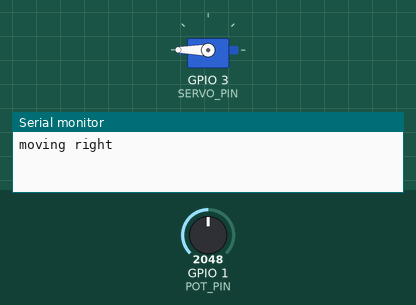
Recording of a sketch running on a simulated ESP32-S3. On the bench: servo, the last lines printed to the serial monitor. The test bench sets the inputs (shaded band); at power-on: GPIO 1 (POT_PIN) = 2048 (analog values on the 0–4095 scale).

Above: at 7.2 s.
7.3 s: GPIO 1 (POT_PIN) set to 0
At 10.13 s:
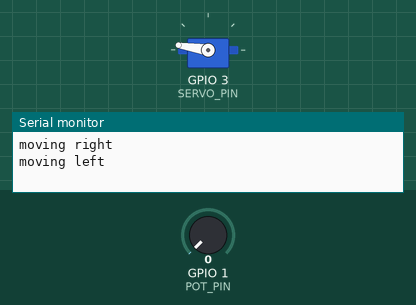
10.3 s: GPIO 1 (POT_PIN) set to 2047
At 10.73 s:
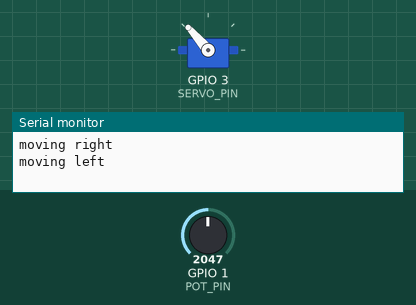
Timing chart, 0 to 16.9 s (numbered marks = the images above; inputs shaded):
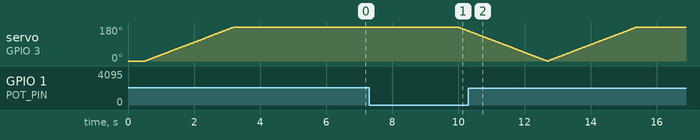

The sketch:

servo_potentiometer.ino
```cpp
#include <ESP32Servo.h>

const int POT_PIN = D0;
const int SERVO_PIN = D2;

int currentPos = 0;
int potValue = 0;
Servo servo;

void setup() {
  Serial.begin(115200);
  analogReadResolution(12);
  servo.setPeriodHertz(50);              // standard servo frequency
  servo.attach(SERVO_PIN, 500, 2400);   // pulse range in microseconds
  servo.write(currentPos);
  delay(500);
}

void loop() {
  potValue = analogRead(POT_PIN);
  moveServo(potValue);
}

void moveServo(int potValue){
  int targetPos = map(potValue, 0, 1023, 0, 179);

  if (targetPos > currentPos){
  Serial.println("moving right");
    for (int pos = currentPos; pos <= targetPos; pos += 1) { // goes from 0 degrees to 180 degrees
    // in steps of 1 degree
      servo.write(pos);    // tell servo to go to position in variable 'pos
      delay(15);             // waits 15ms for the servo to reach the position
    }
  currentPos = targetPos;

  } else if (targetPos < currentPos){
    Serial.println("moving left");
    for (int pos = currentPos; pos >= targetPos; pos -= 1) { // goes from 180 degrees to 0 degrees
      servo.write(pos);    // tell servo to go to position in variable 'pos'
      delay(15);             // waits 15ms for the servo to reach the position

    }
    currentPos = targetPos;
  }

}
  
```

Measured:
- after the input at 7.3 s, servo on GPIO 3 (SERVO_PIN): moves from 180° to 159° over 0.30 s, starting after 2.7 s
